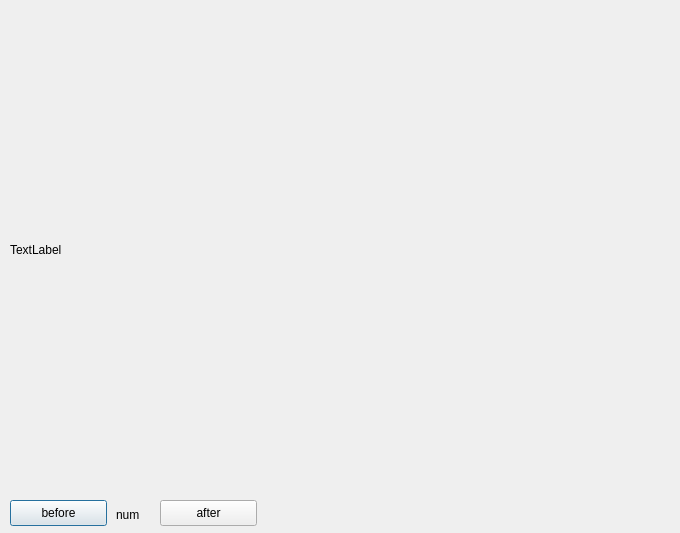
<?xml version="1.0" encoding="UTF-8"?>
<ui version="4.0">
 <class>reProjectionCheck</class>
 <widget class="QDialog" name="reProjectionCheck">
  <property name="geometry">
   <rect>
    <x>0</x>
    <y>0</y>
    <width>680</width>
    <height>533</height>
   </rect>
  </property>
  <property name="windowTitle">
   <string>Dialog</string>
  </property>
  <widget class="QLabel" name="imageLabel">
   <property name="geometry">
    <rect>
     <x>10</x>
     <y>10</y>
     <width>640</width>
     <height>480</height>
    </rect>
   </property>
   <property name="text">
    <string>TextLabel</string>
   </property>
  </widget>
  <widget class="QPushButton" name="beforePushButton">
   <property name="geometry">
    <rect>
     <x>10</x>
     <y>500</y>
     <width>97</width>
     <height>26</height>
    </rect>
   </property>
   <property name="text">
    <string>before</string>
   </property>
  </widget>
  <widget class="QPushButton" name="afterPushButton">
   <property name="geometry">
    <rect>
     <x>160</x>
     <y>500</y>
     <width>97</width>
     <height>26</height>
    </rect>
   </property>
   <property name="text">
    <string>after</string>
   </property>
  </widget>
  <widget class="QLabel" name="numberLabel">
   <property name="geometry">
    <rect>
     <x>116</x>
     <y>506</y>
     <width>41</width>
     <height>17</height>
    </rect>
   </property>
   <property name="text">
    <string>num</string>
   </property>
  </widget>
 </widget>
 <resources/>
 <connections/>
</ui>
